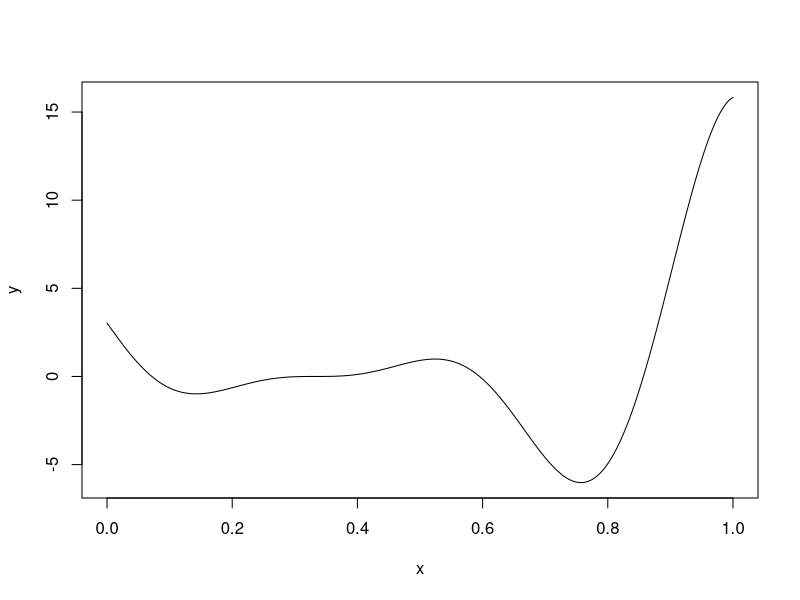
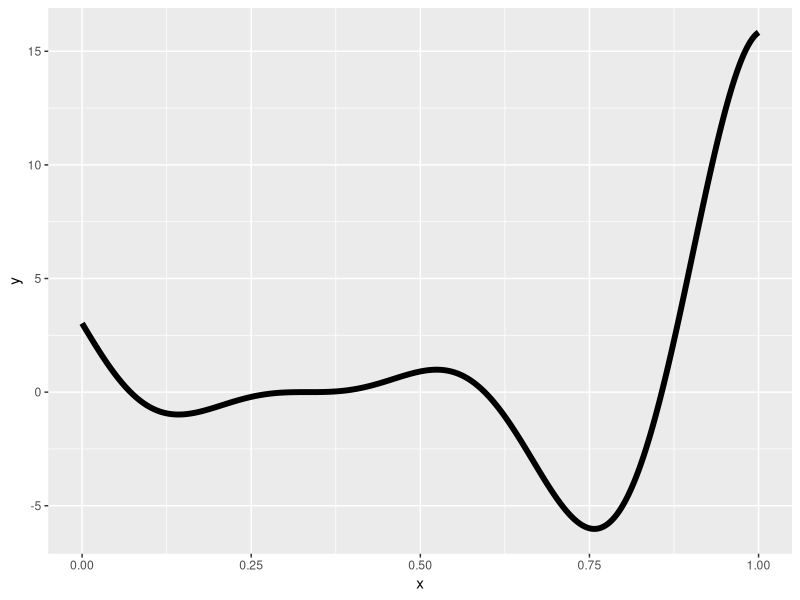

Write R code to recreate these figures, in order. (Note: this script raises an error after producing the figures.)
# full analysis of the forrester function
# http://www.sfu.ca/~ssurjano/forretal08.html
library(ggplot2)

forrester <- function(x) (6*x - 2)^2 * sin(12*x - 4)
XX <- seq(0, 1, length=10000)
plot(XX, forrester(XX), type='l', xlab="x", ylab='y')

# initial plot
ggplot(data=NULL, aes(x=XX, y=forrester(XX))) +
  geom_line(size=2) +
  xlab('x') +
  ylab('y')

# 6.2.1 : model 1 - EI, no nugget, Gauss kernel, deterministic design
evenDesign <- function(length, dim) seq(0, 1, length=length)
m1.lagp <- lagp.optim.analyse(f = forrester, xlim = c(0, 1),
                              design = list(lhs = optimumLHS, n0=6, rep=F),
                              model = list(nugget = 0, MLE = F, update = F),
                              sim = list(nruns = 1000, max = 20, verb = 1))
colMeans(m1.lagp)
var(m1.lagp$no_converge)
var(m1.lagp$avg_opt_x)

# EI, no nugget, Gauss kernel, noisy data sigma = 3
m1.ei.noisy <- lagp.optim.analyse(f = forrester, xlim=c(0, 1), noise = 3,
                                  design = list(lhs = evenDesign, n0=6, rep=F),
                                  model = list(nugget = 0, MLE = F, update = F),
                                  sim = list(nruns = 1000, max = 20, verb = 1))
colMeans(m1.ei.noisy)
var(m1.ei.noisy$no_converge)
var(m1.ei.noisy$avg_opt_x)

# EI, nugget = 3, sigma = 3
m1.ei.noisy.nugget <- lagp.optim.analyse(f = forrester, xlim=c(0, 1), noise = 3,
                                         design = list(lhs = optimumLHS, n0=6, rep=F),
                                         model = list(nugget = 3, MLE = F, update = F),
                                         sim = list(nruns = 1000, max = 20, verb = 1))

# EI, nugget = 3, sigma = 3, replicate
m1.ei.noisy.nugget.replicate <- lagp.optim.analyse(f = forrester, xlim=c(0, 1), noise = 3,
                                         design = list(lhs = optimumLHS, n0=3, rep=T),
                                         model = list(nugget = 3, MLE = F, update = F),
                                         sim = list(nruns = 1000, max = 20, verb = 2))

# EI, nugget = 3, sigma = 3, replicate, mle
m1.ei.noisy.nugget.replicate.mle <- lagp.optim.analyse(f = forrester, xlim=c(0, 1), noise = 3,
                                                   design = list(lhs = optimumLHS, n0=3, rep=T),
                                                   model = list(nugget = 3, MLE = T, update = F),
                                                   sim = list(nruns = 1000, max = 20, verb = 1))

# EI, nugget = 3, sigma = 3, replicate, mle update
m1.ei.noisy.nugget.replicate.mle.update <- lagp.optim.analyse(f = forrester, xlim=c(0, 1), noise = 3,
                                                       design = list(lhs = optimumLHS, n0=3, rep=T),
                                                       model = list(nugget = 3, MLE = T, update = T),
                                                       sim = list(nruns = 300, max = 20, verb = 2))
ggplot(data=m1.ei.noisy.nugget.replicate.mle.update, aes(x=avg_opt_x)) +
  geom_density(size=1) +
  geom_vline(xintercept=c(0,1, 0.757), lty=2) +
  xlab('x')


# EI, nugget = 3, sigma = 3, mle update
m1.ei.noisy.nugget.mle.update <- lagp.optim.analyse(f = forrester, xlim=c(0, 1), noise = 3,
                                                              design = list(lhs = optimumLHS, n0=6, rep=F),
                                                              model = list(nugget = 3, MLE = T, update = T),
                                                              sim = list(nruns = 300, max = 20, verb = 1))

ggplot(data=m1.ei.noisy.nugget.mle.update, aes(x=avg_opt_x)) +
  geom_density(size=1) +
  geom_vline(xintercept=c(0,1, 0.757), lty=2) +
  xlab('x')

# EI, nugget =3 , sigma = 3, mle update, spread design
m1.ei.noisy.nugget.mle.update <- lagp.optim.analyse(f = forrester, xlim=c(0, 1), noise = 3,
                                                    design = list(lhs = evenDesign, n0=6, rep=T),
                                                    model = list(nugget = 3, MLE = T, update = T),
                                                    sim = list(nruns = 50, max = 20, verb = 1))

# IECI, nugget = 0, sigma = 0, optimumLHS
m1.ieci <- lagp.optim.analyse(f = forrester, xlim=c(0, 1), noise = 0, opt="IECI",
                                                    design = list(lhs = optimumLHS, n0=6, rep=F),
                                                    model = list(nugget = 0, MLE = F, update = F),
                                                    sim = list(nruns = 100, max = 20, verb = 2))
ggplot(data=m1.ieci, aes(x=avg_opt_x)) +
  geom_density(size=1) +
  geom_vline(xintercept=c(0,1, 0.757), lty=2) +
  xlab('x')

# IECI, nugget = 3, sigma = 3
m1.ieci.nug3 <- lagp.optim.analyse(f = forrester, xlim=c(0, 1), noise = 3, opt="IECI",
                              design = list(lhs = optimumLHS, n0=6, rep=F),
                              model = list(nugget = 3, MLE = F, update = F),
                              sim = list(nruns = 100, max = 20, verb = 1))


# IECI nugget = MLE, sigma = 3
m1.ieci.nug3.mle <- lagp.optim.analyse(f = forrester, xlim=c(0, 1), noise = 3, opt="IECI",
                                   design = list(lhs = optimumLHS, n0=6, rep=F),
                                   model = list(nugget = 3, MLE = T, update = F),
                                   sim = list(nruns = 100, max = 40, verb = 1))

ggplot(data=m1.ieci.nug3.mle, aes(x=avg_opt_x)) +
  geom_density(size=1) +
  geom_vline(xintercept=c(0,1, 0.757), lty=2) +
  xlab('x')

# IECI nugget = mle, sigma = 3, double up
m1.ieci.nug3.mle.replicate <- lagp.optim.analyse(f = forrester, xlim=c(0, 1), noise = 3, opt="IECI",
                                       design = list(lhs = optimumLHS, n0=3, rep=T),
                                       model = list(nugget = 3, MLE = T, update = F),
                                       sim = list(nruns = 100, max = 20, verb = 2))
ggplot(data=m1.ieci.nug3.mle.replicate, aes(x=avg_opt_x)) +
  geom_density(size=1) +
  geom_vline(xintercept=c(0,1, 0.757), lty=2) +
  xlab('x')

# IECI nugget = mle, update MLE, double up
m1.ieci.nug3.mle.replicate.update <- lagp.optim.analyse(f = forrester, xlim=c(0, 1), noise = 3, opt="IECI",
                                                 design = list(lhs = optimumLHS, n0=6, rep=F),
                                                 model = list(nugget = 3, MLE = T, update = T),
                                                 sim = list(nruns = 100, max = 20, verb = 1))


# optimal model
m1.ieci.nug3.mle.replicate.update <- lagp.optim.analyse(f = forrester, xlim=c(0, 1), noise = 3, opt="IECI",
                                                        design = list(lhs = optimumLHS, n0=6, rep=T),
                                                        model = list(nugget = 3, MLE = T, update = T),
                                                        sim = list(nruns = 100, max = 20, verb = 1))

####################### ALC

# ALC - no noise - no nugget
alc <- lagp.optim.analyse(f = forrester, xlim=c(0, 1), opt="ALC",
                          sim=list(nruns=100, max=20, verb=1))

# ALC - noise - nugget = 3
alc.nug <- lagp.optim.analyse(f = forrester, xlim=c(0, 1), opt="ALC", noise = 3,
                          model = list(nugget = 3, MLE = F, update = F),
                          sim=list(nruns=100, max=20, verb=1))
colMeans(alc.nug)
ggplot(data=alc.nug, aes(x=avg_opt_x)) +
  geom_density(size=1) +
  geom_vline(xintercept=c(0,1, 0.757), lty=2) +
  xlab('x')
# ALC - noise - nugget = MLE
alc.nugMLE <- lagp.optim.analyse(f = forrester, xlim=c(0, 1), opt="ALC", noise = 3,
                          design = list(lhs = optimumLHS, n0= 6, rep = F),
                          model = list(nugget = 3, MLE = T, update = F),
                          sim=list(nruns=100, max=20, verb=1))
colMeans(alc.nugMLE)
ggplot(data=alc.nugMLE, aes(x=avg_opt_x)) +
  geom_density(size=1) +
  geom_vline(xintercept=c(0,1, 0.757), lty=2) +
  xlab('x')

# ALC - noise - MLE - double up
alc.nugMLEreplicate <- lagp.optim.analyse(f = forrester, xlim=c(0, 1), opt="ALC", noise = 3,
                          design = list(lhs = optimumLHS, n0= 3, rep = T),
                          model = list(nugget = 3, MLE = T, update = F),
                          sim=list(nruns=100, max=20, verb=1))
colMeans(alc.nugMLEreplicate)
ggplot(data=alc.nugMLEreplicate, aes(x=avg_opt_x)) +
  geom_density(size=1) +
  geom_vline(xintercept=c(0,1, 0.757), lty=2) +
  xlab('x')

# ALC - noise - MLE - update
alc.nugMLEUpdate <- lagp.optim.analyse(f = forrester, xlim=c(0, 1), opt="ALC", noise = 3,
                          design = list(lhs = optimumLHS, n0= 3, rep = T),
                          model = list(nugget = 3, MLE = T, update = T),
                          sim=list(nruns=100, max=20, verb=2))
ggplot(data=alc.nugMLEUpdate, aes(x=avg_opt_x)) +
  geom_density(size=1) +
  geom_vline(xintercept=c(0,1, 0.757), lty=2) +
  xlab('x')
colMeans(alc.nugMLEUpdate)
